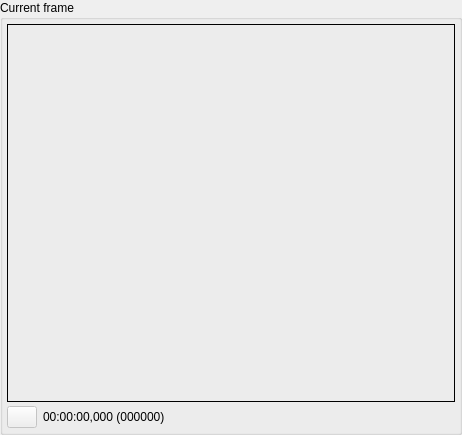
<ui version="4.0" >
 <class>TTCurrentFrameWidget</class>
 <widget class="QWidget" name="TTCurrentFrameWidget" >
  <property name="geometry" >
   <rect>
    <x>0</x>
    <y>0</y>
    <width>462</width>
    <height>435</height>
   </rect>
  </property>
  <property name="sizePolicy" >
   <sizepolicy vsizetype="Expanding" hsizetype="Expanding" >
    <horstretch>1</horstretch>
    <verstretch>4</verstretch>
   </sizepolicy>
  </property>
  <property name="minimumSize" >
   <size>
    <width>280</width>
    <height>150</height>
   </size>
  </property>
  <property name="windowTitle" >
   <string>Form</string>
  </property>
  <layout class="QGridLayout" >
   <property name="leftMargin" >
    <number>0</number>
   </property>
   <property name="topMargin" >
    <number>0</number>
   </property>
   <property name="rightMargin" >
    <number>0</number>
   </property>
   <property name="bottomMargin" >
    <number>0</number>
   </property>
   <property name="horizontalSpacing" >
    <number>0</number>
   </property>
   <property name="verticalSpacing" >
    <number>0</number>
   </property>
   <item row="0" column="0" >
    <widget class="QGroupBox" name="gbCurrentFrame" >
     <property name="sizePolicy" >
      <sizepolicy vsizetype="Preferred" hsizetype="Preferred" >
       <horstretch>4</horstretch>
       <verstretch>10</verstretch>
      </sizepolicy>
     </property>
     <property name="sizeIncrement" >
      <size>
       <width>0</width>
       <height>0</height>
      </size>
     </property>
     <property name="title" >
      <string>Current frame</string>
     </property>
     <layout class="QGridLayout" >
      <property name="leftMargin" >
       <number>4</number>
      </property>
      <property name="topMargin" >
       <number>4</number>
      </property>
      <property name="rightMargin" >
       <number>4</number>
      </property>
      <property name="bottomMargin" >
       <number>4</number>
      </property>
      <property name="horizontalSpacing" >
       <number>4</number>
      </property>
      <property name="verticalSpacing" >
       <number>4</number>
      </property>
      <item row="1" column="0" >
       <layout class="QHBoxLayout" >
        <property name="spacing" >
         <number>6</number>
        </property>
        <property name="leftMargin" >
         <number>0</number>
        </property>
        <property name="topMargin" >
         <number>0</number>
        </property>
        <property name="rightMargin" >
         <number>0</number>
        </property>
        <property name="bottomMargin" >
         <number>0</number>
        </property>
        <item>
         <widget class="QPushButton" name="pbPlayVideo" >
          <property name="enabled" >
           <bool>false</bool>
          </property>
          <property name="sizePolicy" >
           <sizepolicy vsizetype="Fixed" hsizetype="Minimum" >
            <horstretch>0</horstretch>
            <verstretch>1</verstretch>
           </sizepolicy>
          </property>
          <property name="minimumSize" >
           <size>
            <width>24</width>
            <height>20</height>
           </size>
          </property>
          <property name="maximumSize" >
           <size>
            <width>30</width>
            <height>28</height>
           </size>
          </property>
          <property name="text" >
           <string/>
          </property>
          <property name="icon" >
           <iconset resource="currentframewidget.qrc" >:/pixmaps/pixmaps/play_18.xpm</iconset>
          </property>
         </widget>
        </item>
        <item>
         <widget class="QLabel" name="laCurrentPosition" >
          <property name="sizePolicy" >
           <sizepolicy vsizetype="Minimum" hsizetype="Preferred" >
            <horstretch>0</horstretch>
            <verstretch>0</verstretch>
           </sizepolicy>
          </property>
          <property name="text" >
           <string>00:00:00,000 (000000)</string>
          </property>
         </widget>
        </item>
       </layout>
      </item>
      <item row="0" column="0" >
       <widget class="TTMPEG2Window" name="mpegWindow" >
        <property name="sizePolicy" >
         <sizepolicy vsizetype="Preferred" hsizetype="Preferred" >
          <horstretch>0</horstretch>
          <verstretch>1</verstretch>
         </sizepolicy>
        </property>
        <property name="minimumSize" >
         <size>
          <width>16</width>
          <height>16</height>
         </size>
        </property>
        <property name="frameShape" >
         <enum>QFrame::Panel</enum>
        </property>
        <property name="frameShadow" >
         <enum>QFrame::Plain</enum>
        </property>
        <property name="lineWidth" >
         <number>1</number>
        </property>
       </widget>
      </item>
     </layout>
    </widget>
   </item>
  </layout>
 </widget>
 <customwidgets>
  <customwidget>
   <class>TTMPEG2Window</class>
   <extends>QFrame</extends>
   <header>../mpeg2window/ttmpeg2window.h</header>
   <container>1</container>
  </customwidget>
 </customwidgets>
 <resources>
  <include location="currentframewidget.qrc" />
 </resources>
 <connections/>
</ui>
